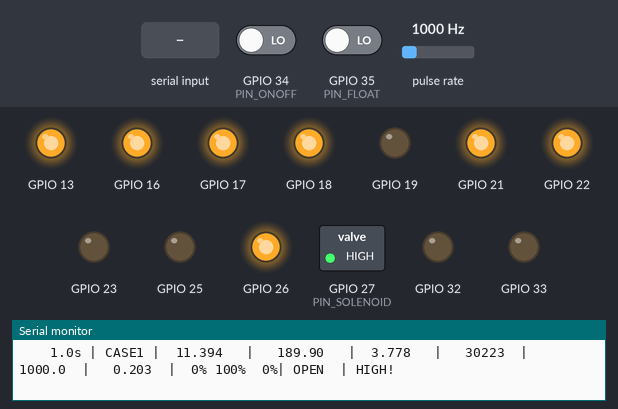
A sketch run on a simulated ESP32. Shown: switched loads named in the sketch (green lamp = pin HIGH), output pins drawn as LEDs (lit = HIGH), the last lines printed to the serial monitor. Wiring (inferred from the names in the program): pulse sensor: data GPIO 14. Inputs (shaded band) come from the test bench; at power-on: GPIO 35 (PIN_FLOAT) LOW, GPIO 34 (PIN_ONOFF) LOW, pulse rate 1000 Hz.

Above: at 1.2 s.
1.3 s: GPIO 35 (PIN_FLOAT) driven HIGH
At 4.1 s:
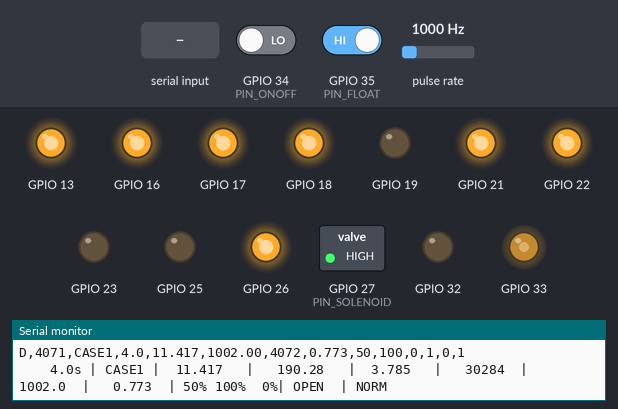
4.3 s: "STOP 1\n" received over Serial
At 4.8 s:
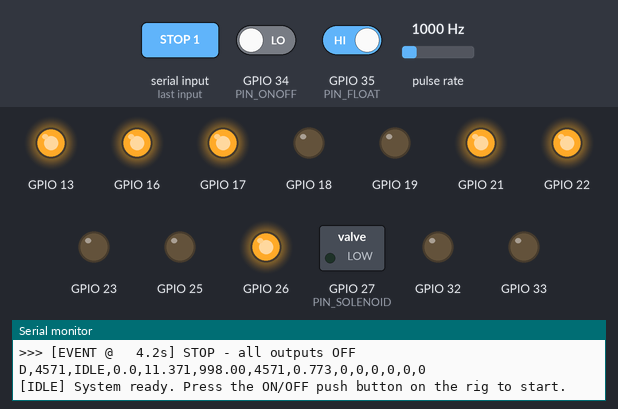
5.8 s: "START 1\n" received over Serial
At 7.3 s:
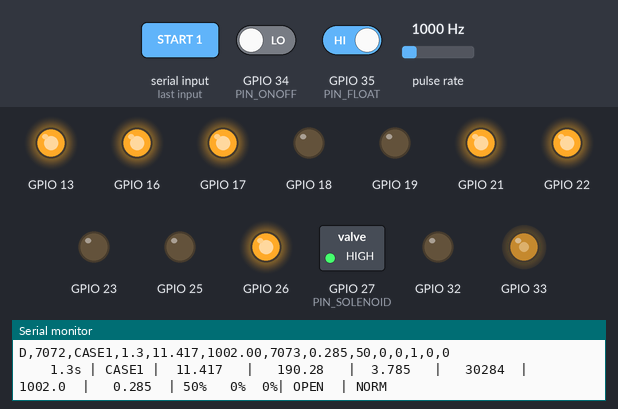
7.6 s: "FLUSH 1\n" received over Serial
At 13.8 s:
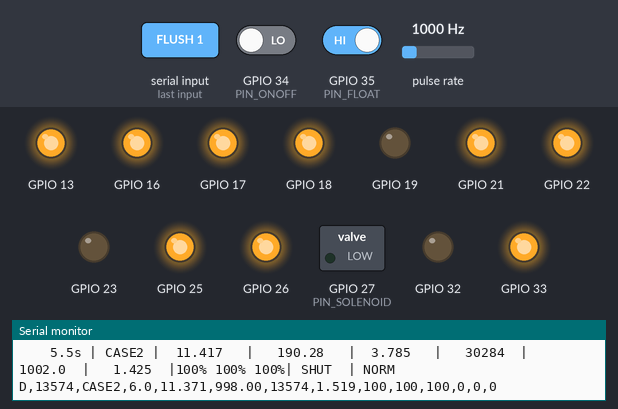
Timing chart, 0 to 15.1 s (numbered marks = the images above; inputs shaded):
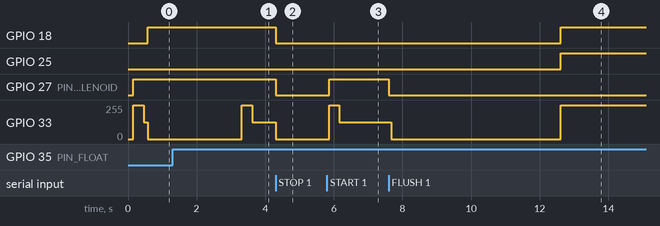

The sketch:

lam_stage2.ino
```cpp
/*
 * LAM Research Challenge 3.0 - Stage 2 Controller
 * Team Practical Engineering Challenge
 * Hardware: ESP32 NodeMCU-32S, Custom PCB, 3x BTS7960 Drivers, FT-01 Sensor, OV-01 Solenoid
 *
 * Operating Modes:
 *   Case 1: Process fluid transfer (P1=50%, P2=100%, OV-01 Open) with automatic sump level protection
 *   Case 2: Flush sequence (OV-01 Closed, P1=100%, P2=100%, P3=100%) -> Safe auto-shutdown at 55s
 *
 * Baud Rate: 115200 baud
 */

#include <Arduino.h>

#ifndef ESP_ARDUINO_VERSION_MAJOR
#define ESP_ARDUINO_VERSION_MAJOR 2
#endif

// Motor driver pins (BTS7960)
struct Pump {
  int lEn, rEn, rPwm, lPwm; // Driver pins
  int ch;                   // PWM channel (Core 2.x)
  int target;               // Target duty cycle (0-100%)
  unsigned long kickEnd;    // Startup kick timer
};

//                    L_EN  R_EN  R_PWM  L_PWM  ch  target  kickEnd
Pump P1 = {13, 26, 33, 32, 0, 0, 0}; // Pump-01: Process fluid from 10L tank
Pump P2 = {16, 17, 18, 19, 1, 0, 0}; // Pump-02: Recirculation from sump through FT-01
Pump P3 = {21, 22, 25, 23, 2, 0, 0}; // Pump-03: Flush fluid from 4.2L tank

// Sensors and actuators
const int PIN_SOLENOID = 27; // OV-01 Solenoid valve (HIGH = Open)
const int PIN_FLOAT    = 35; // Sump float switch (LOW = High liquid level)
const int PIN_ONOFF    = 34; // Rig push button switch (LOW = Pressed)
const int PIN_FLOW     = 14; // FT-01 Flow sensor pulse signal (Yellow wire)

const bool SOLENOID_ACTIVE_HIGH = true;
const int FLOAT_TRIGGERED_LEVEL = LOW;
const int ONOFF_ON_LEVEL        = LOW;

// Calibration and settings
// FT-01 Calibrated factor: 5266 pulses per Liter
float calA = 60.0 / 5266.0; // Q (L/min) = calA * frequency(Hz)
float calB = 0.0;

int cfgP1 = 50;       // Case 1 Pump-01 duty cycle: 50%
int cfgP2 = 100;      // Case 1 Pump-02 duty cycle: 100%
int cfgP3 = 100;      // Case 2 Pump-03 duty cycle: 100%
int cfgCase1 = 300;   // Max Case 1 timeout (5 minutes fallback)
float cfgEndQ = 0.10;
int cfgEndHold = 5;
int cfgMinFlush = 15;
int cfgFloatLow = 1;

// Timing parameters
const unsigned long KICK_MS              = 300;    // 300 ms kick at pump startup
const unsigned long SUMP_FILL_MS         = 60000;  // 60 s delay for P1 to fill sump before P2 starts
const unsigned long FLOAT_DEBOUNCE_HI_MS = 500;    // 500 ms debounce for float HIGH
const unsigned long FLOAT_DEBOUNCE_LO_MS = 2000;   // 2 s debounce to confirm sump level reduced
const unsigned long CASE2_DELAY_MS       = 120000; // 120 s countdown to Case 2 after P1 resumes

const unsigned long C2_VALVE_DELAY_MS    = 5000;   // 5 s valve settling delay before P3 starts
const unsigned long C2_P3_RUN_MS         = 55000;  // 55 s P3 flush duration (4.2L tank empty)
const unsigned long C2_SHUTDOWN_MS       = C2_VALVE_DELAY_MS + C2_P3_RUN_MS; // Total Case 2 time: 60 s

const int PWM_FREQ = 20000;
const int PWM_BITS = 8;
const unsigned long DATA_INTERVAL_MS = 500; // Dashboard telemetry every 500 ms

// State machine variables
enum State { ST_IDLE, ST_CASE1, ST_CASE2, ST_DONE, ST_MANUAL };
State state = ST_IDLE;
unsigned long stateStart = 0;

// Case 1 Tracking
bool p2Started = false;
bool floatTriggered = false;
unsigned long floatTriggeredAt = 0;
bool p1Restarted = false;
unsigned long p1RestartedAt = 0;
bool warned30s = false;

// Case 2 Tracking
bool c2P3Started = false;
bool c2ShutdownLogged = false;

// I/O Status
bool valveOpen = false;
bool levelHigh = false;
bool switchRun = false;
bool serialRun = false;

// Flow Measurement
volatile unsigned long totalPulses = 0;
volatile unsigned long lastPulseUs = 0;
unsigned long prevPulses = 0, lastTick = 0;
float flowHz = 0, flowLpm = 0, totalL = 0;

// Calibration Trial Variables (for 'TRIAL' command)
bool trialActive = false;
unsigned long trialP0 = 0;
unsigned long trialT0 = 0;

// Flow sensor interrupt (FT-01 on Pin 14)
void IRAM_ATTR countPulse() {
  unsigned long now = micros();
  if (now - lastPulseUs > 200) { // 200 µs debounce filter
    totalPulses++;
    lastPulseUs = now;
  }
}

// Helper functions
const char *stateStr() {
  switch (state) {
    case ST_IDLE:   return "IDLE";
    case ST_CASE1:  return "CASE1";
    case ST_CASE2:  return "CASE2";
    case ST_DONE:   return "DONE";
    case ST_MANUAL: return "MANUAL";
  }
  return "?";
}

void ev(const char *msg) {
  Serial.printf("E,%lu,%s\n", millis(), msg);
  float el = (state != ST_IDLE) ? (millis() - stateStart) / 1000.0 : 0.0;
  Serial.printf(">>> [EVENT @ %5.1fs] %s\n", el, msg);
}

void evf(const char *fmt, ...) {
  char buf[200];
  va_list args;
  va_start(args, fmt);
  vsnprintf(buf, sizeof(buf), fmt, args);
  va_end(args);
  Serial.printf("E,%lu,%s\n", millis(), buf);
  float el = (state != ST_IDLE) ? (millis() - stateStart) / 1000.0 : 0.0;
  Serial.printf(">>> [EVENT @ %5.1fs] %s\n", el, buf);
}

void sendConfig() {
  Serial.printf("C,%.6f,%.6f,%d,%d,%d,%d,%.2f,%d,%d,%d\n", calA, calB, cfgP1,
                cfgP2, cfgP3, cfgCase1, cfgEndQ, cfgEndHold, cfgMinFlush,
                cfgFloatLow);
}

void printSetupInfo() {
  Serial.println();
  Serial.println("--------------------------------------------------");
  Serial.println("  LAM Research Challenge 3.0 - Stage 2 Controller");
  Serial.println("--------------------------------------------------");
  Serial.printf ("  Calibration : Q = %.6f * f  (5266 pulses/L)\n", calA);
  Serial.println("  Flow Target : 3.0 L/min (Range: 1.0 - 6.0 L/min)");
  Serial.println("  Case 1: P1=50%, P2=100%, Sump protection 20s pause");
  Serial.println("  Case 2: P1/P2/P3=100%, 55s flush -> auto-shutdown");
  Serial.println("  Status: READY - Press ON/OFF push button to start");
  Serial.println("--------------------------------------------------");
  Serial.println();
}

// PWM and pump control
void pwmBegin(Pump &p) {
#if ESP_ARDUINO_VERSION_MAJOR >= 3
  ledcAttach(p.rPwm, PWM_FREQ, PWM_BITS);
#else
  ledcSetup(p.ch, PWM_FREQ, PWM_BITS);
  ledcAttachPin(p.rPwm, p.ch);
#endif
}

void pwmWrite(Pump &p, int duty) {
#if ESP_ARDUINO_VERSION_MAJOR >= 3
  ledcWrite(p.rPwm, duty);
#else
  ledcWrite(p.ch, duty);
#endif
}

void pumpInit(Pump &p) {
  if (p.rPwm < 0) return;
  pinMode(p.lEn, OUTPUT);
  pinMode(p.rEn, OUTPUT);
  pinMode(p.lPwm, OUTPUT);
  digitalWrite(p.lPwm, LOW); // Forward rotation only
  pwmBegin(p);
  pwmWrite(p, 0);            // Start OFF
  digitalWrite(p.lEn, HIGH);
  digitalWrite(p.rEn, HIGH);
}

void pumpSet(Pump &p, int pct) {
  pct = constrain(pct, 0, 100);
  if (pct > 0 && pct < 100 && p.target == 0) {
    p.kickEnd = millis() + KICK_MS;
  }
  p.target = pct;
}

void pumpApply(Pump &p) {
  if (p.rPwm < 0) return;
  bool kicking = p.target > 0 && (long)(p.kickEnd - millis()) > 0;
  pwmWrite(p, kicking ? 255 : (p.target * 255) / 100);
}

void valve(bool open) {
  valveOpen = open;
  if (PIN_SOLENOID >= 0) {
    digitalWrite(PIN_SOLENOID, (open == SOLENOID_ACTIVE_HIGH) ? HIGH : LOW);
  }
}

void allOff() {
  pumpSet(P1, 0);
  pumpSet(P2, 0);
  pumpSet(P3, 0);
  valve(false);
}

// Read ON/OFF push button (starts/stops sequence)
void updateSwitch() {
  if (PIN_ONOFF < 0) return;
  static bool lastRaw = false, stable = false;
  static unsigned long since = 0;
  bool pressed = (digitalRead(PIN_ONOFF) == ONOFF_ON_LEVEL);

  if (pressed != lastRaw) {
    lastRaw = pressed;
    since = millis();
  }
  if (pressed != stable && millis() - since >= 50) {
    stable = pressed;
    if (stable) {
      switchRun = !switchRun;
      ev(switchRun ? "BUTTON PRESSED: Sequence Started" : "BUTTON PRESSED: Sequence Stopped");
    }
  }
}

// Read sump float switch (protects against overflow)
void updateLevel() {
  if (PIN_FLOAT < 0) {
    levelHigh = false;
    return;
  }
  static bool lastRaw = false;
  static unsigned long rawSince = 0;
  bool raw = (digitalRead(PIN_FLOAT) == (cfgFloatLow ? LOW : HIGH));

  if (raw != lastRaw) {
    lastRaw = raw;
    rawSince = millis();
  }
  unsigned long need = raw ? FLOAT_DEBOUNCE_HI_MS : FLOAT_DEBOUNCE_LO_MS;
  if (raw != levelHigh && millis() - rawSince >= need) {
    bool prev = levelHigh;
    levelHigh = raw;
    if (levelHigh && !prev) {
      ev("FLOAT: Sump full - Pump-01 paused for 20s");
    }
    if (!levelHigh && prev) {
      ev("FLOAT: Sump level normal - Pump-01 resumed");
    }
  }
}

// Flow Telemetry Reporting
static int telemetryRowCount = 0;
static unsigned long lastSerialTelemetry = 0;
static unsigned long lastIdleStatus = 0;

void printTelemetryHeader() {
  Serial.println();
  Serial.println("----------------------------------------------------------------------------------------------------------");
  Serial.println(" TIME(s) | STATE | FLOW(L/m) | FLOW(mL/s) | VEL(m/s) | REYNOLDS | FREQ(Hz) | TOTAL(L) | P1  P2  P3 | OV-01 | FLOAT");
  Serial.println("----------------------------------------------------------------------------------------------------------");
}

void updateFlowAndSend() {
  unsigned long now = millis();
  if (now - lastTick < DATA_INTERVAL_MS) return;
  float dt = (now - lastTick) / 1000.0;
  lastTick = now;

  noInterrupts();
  unsigned long p = totalPulses;
  interrupts();
  unsigned long d = p - prevPulses;
  prevPulses = p;

  flowHz = d / dt;
  float q = calA * flowHz + calB;
  flowLpm = (d > 0 && q > 0) ? q : 0;

  // Totalize volume only while process runs
  if (state == ST_CASE1 || state == ST_CASE2) {
    totalL += flowLpm * dt / 60.0;
  }

  float elapsed = (state != ST_IDLE) ? (now - stateStart) / 1000.0 : 0;

  // 1. Dashboard data packet
  Serial.printf("D,%lu,%s,%.1f,%.3f,%.2f,%lu,%.3f,%d,%d,%d,%d,%d,%d\n", now,
                stateStr(), elapsed, flowLpm, flowHz, p, totalL, P1.target,
                P2.target, P3.target, valveOpen ? 1 : 0, levelHigh ? 1 : 0,
                switchRun ? 1 : 0);

  // 2. Serial Monitor telemetry table (every 1 second)
  if (state == ST_CASE1 || state == ST_CASE2 || state == ST_MANUAL) {
    if (now - lastSerialTelemetry >= 1000) {
      lastSerialTelemetry = now;
      if (telemetryRowCount % 15 == 0) {
        printTelemetryHeader();
      }
      telemetryRowCount++;

      float flowMls = flowLpm * 1000.0 / 60.0;
      float velocity = flowMls / 50.2655;  // 8 mm pipe diameter -> Area = 50.2655 mm²
      float reynolds = 8000.0 * velocity;  // Re = (rho * v * D) / mu = (1000 * v * 0.008) / 1e-3

      Serial.printf(" %6.1fs | %-5s |  %6.3f   |   %6.2f   |  %5.3f   |  %6.0f  |  %6.1f  |  %6.3f  |%3d%% %3d%% %2d%%| %-4s  | %-5s\n",
                    elapsed, stateStr(), flowLpm, flowMls, velocity, reynolds, flowHz, totalL,
                    P1.target, P2.target, P3.target,
                    valveOpen ? "OPEN" : "SHUT",
                    levelHigh ? "HIGH!" : "NORM");
    }
  } else if (state == ST_IDLE) {
    if (now - lastIdleStatus >= 4000) {
      lastIdleStatus = now;
      Serial.println("[IDLE] System ready. Press the ON/OFF push button on the rig to start.");
    }
  }
}

// State machine logic
void startCase1() {
  totalL = 0;
  p2Started = false;
  floatTriggered = false;
  floatTriggeredAt = 0;
  p1Restarted = false;
  p1RestartedAt = 0;
  warned30s = false;
  state = ST_CASE1;
  stateStart = millis();
  telemetryRowCount = 0;

  Serial.println();
  Serial.println(">>> -----------------------------------------------------------");
  Serial.println(">>> CASE 1: PROCESS FLUID TRANSFER & SUMP LEVEL PROTECTION");
  Serial.println(">>>         OV-01 Open, Pump-01 at 50%, filling sump (60 s)...");
  Serial.println(">>> -----------------------------------------------------------");
  printTelemetryHeader();

  ev("CASE 1 START: OV-01 open, Pump-01 50%, sump filling (60 s)...");
}

void startCase2() {
  c2ShutdownLogged = false;
  c2P3Started = false;
  state = ST_CASE2;
  stateStart = millis();
  telemetryRowCount = 0;
  valve(false); // Isolate 10L process tank immediately

  Serial.println();
  Serial.println(">>> -----------------------------------------------------------");
  Serial.println(">>> CASE 2: LINE FLUSH SEQUENCE & AUTO SHUTDOWN");
  Serial.println(">>>         Solenoid OV-01 CLOSED (10L process tank isolated)");
  Serial.println(">>>         Auto valve delay: 5 seconds before Pump-03 starts");
  Serial.printf (">>>         Pump-03 flush runs for %lu s -> Safe Shutdown\n", C2_P3_RUN_MS / 1000);
  Serial.println(">>> -----------------------------------------------------------");
  printTelemetryHeader();

  ev("CASE 2 START: OV-01 closed (10L tank isolated). 5 s delay before P3 starts.");
}

void systemDone(const char *reason) {
  allOff();
  state = ST_DONE;
  stateStart = millis();
  evf("SEQUENCE COMPLETE: %s. Total through FT-01: %.3f L", reason, totalL);

  Serial.println();
  Serial.println(">>> -----------------------------------------------------------");
  Serial.printf (">>> SEQUENCE COMPLETE: %s\n", reason);
  Serial.printf (">>> Total Fluid Measured through FT-01: %.3f L\n", totalL);
  Serial.println(">>> ALL PUMPS OFF | OV-01 CLOSED | SYSTEM SAFELY SHUT DOWN");
  Serial.println(">>> -----------------------------------------------------------");

  serialRun = false;
  switchRun = false;
}

void runControl() {
  bool runReq = switchRun || serialRun;
  unsigned long now = millis();

  switch (state) {

    case ST_IDLE:
      allOff();
      if (runReq) startCase1();
      break;

    case ST_CASE1: {
      if (!runReq) {
        allOff();
        state = ST_IDLE;
        ev("STOPPED by user");
        break;
      }

      valve(true); // OV-01 Open
      unsigned long elapsed = now - stateStart;

      // Phase A: Sump filling (P1 only, P2 waits 60s or until float HIGH)
      if (!p2Started) {
        if (elapsed >= SUMP_FILL_MS || levelHigh) {
          p2Started = true;
          ev(levelHigh ? "Pump-02 starts (sump level HIGH, ready)" : "Pump-02 starts (60 s fill delay complete)");
        }
      }

      // Step 1: Detect float switch HIGH -> stop Pump-01 while Pump-02 drains sump
      bool p1Active = false;
      if (levelHigh) {
        if (!floatTriggered) {
          floatTriggered = true;
          p1Restarted = false;
          ev("FLOAT HIGH: External fluid detected! Pump-01 STOPPED. Pump-02 draining sump at 100%...");
        }
        p1Active = false;
      }
      // Step 2: Fluid level has reduced in the sump (float sensor reading back to normal)
      else if (floatTriggered && !p1Restarted) {
        p1Restarted = true;
        p1RestartedAt = now;
        p1Active = true;
        ev("FLOAT CLEARED: Sump level reduced. Pump-01 RESUMED at 50%. Case 2 in 120 s.");
      }
      // Step 3: Normal operation (before trigger or after restart)
      else {
        p1Active = true;
      }

      pumpSet(P1, p1Active ? cfgP1 : 0);
      pumpSet(P2, p2Started ? cfgP2 : 0);
      pumpSet(P3, 0);

      // Step 4: Countdown to Case 2 (120 s after P1 resumes)
      if (p1Restarted) {
        unsigned long timeSinceRestart = now - p1RestartedAt;
        if (!warned30s && (timeSinceRestart >= CASE2_DELAY_MS - 30000)) {
          warned30s = true;
          ev("Case 2 in 30 seconds. Ensure flush line ball valve is OPEN!");
        }
        if (timeSinceRestart >= CASE2_DELAY_MS) {
          startCase2();
        }
      } else if (elapsed >= (unsigned long)cfgCase1 * 1000UL) {
        ev("Max Case 1 time reached - transitioning to Case 2");
        startCase2();
      }
      break;
    }

    case ST_CASE2: {
      if (!runReq) {
        allOff();
        state = ST_IDLE;
        ev("STOPPED by user");
        break;
      }

      valve(false); // OV-01 Closed (isolate 10L tank)
      unsigned long elapsed = now - stateStart;

      // Phase 1: 5 s settling delay
      if (elapsed < C2_VALVE_DELAY_MS) {
        pumpSet(P1, 0);
        pumpSet(P2, 0);
        pumpSet(P3, 0);
      }
      // Phase 2: All 3 pumps run at 100% for 55 s
      else if (elapsed < C2_SHUTDOWN_MS) {
        if (!c2P3Started) {
          c2P3Started = true;
          ev("5 s valve delay complete: Pump-03 STARTED at 100% (Flush underway)");
        }
        pumpSet(P1, 100);
        pumpSet(P2, 100);
        pumpSet(P3, 100);
      }
      // Phase 3: Flush finished -> Auto safe shutdown
      else {
        pumpSet(P1, 0);
        pumpSet(P2, 0);
        pumpSet(P3, 0);
        valve(false);

        if (!c2ShutdownLogged) {
          c2ShutdownLogged = true;
          Serial.println();
          Serial.println(">>> -----------------------------------------------------------");
          Serial.println(">>> Flush complete: 4.2L delivered in ~55s. System stopped.");
          Serial.println(">>> -----------------------------------------------------------");
          ev("Flush tank (4.2L) empty - whole system shut down");
        }
        systemDone("4.2L flush tank empty (55 s) - safe shutdown");
      }
      break;
    }

    case ST_DONE:
      allOff();
      if (!runReq) state = ST_IDLE;
      break;

    case ST_MANUAL:
      break;
  }
}

// Serial command handler
void handleSerial() {
  if (Serial.available() == 0) return;
  String raw = Serial.readStringUntil('\n');
  raw.trim();
  if (raw.length() == 0) return;

  String c = raw;
  c.toUpperCase();
  int sp1 = c.indexOf(' ');
  String cmd = (sp1 > 0) ? c.substring(0, sp1) : c;

  if (cmd == "START") {
    serialRun = true;
    if (state == ST_MANUAL || state == ST_DONE) {
      allOff();
      state = ST_IDLE;
    }
    ev("START requested");
  } else if (cmd == "STOP") {
    serialRun = false;
    switchRun = false;
    allOff();
    state = ST_DONE;
    ev("STOP - all outputs OFF");
  } else if (cmd == "FLUSH") {
    serialRun = true;
    if (state != ST_CASE2) startCase2();
  } else if (cmd == "RESETTOT") {
    totalL = 0;
    ev("Totalizer reset to 0");
  } else if (cmd == "PUMP") {
    if (state == ST_CASE1 || state == ST_CASE2) {
      ev("Cannot use manual pump while auto sequence is running. Press STOP first.");
      return;
    }
    if (state != ST_MANUAL) { allOff(); state = ST_MANUAL; }
    int n = c.substring(sp1 + 1, c.indexOf(' ', sp1 + 1)).toInt();
    int pct = c.substring(c.lastIndexOf(' ') + 1).toInt();
    if (n == 1) pumpSet(P1, pct);
    else if (n == 2) pumpSet(P2, pct);
    else if (n == 3) pumpSet(P3, pct);
    evf("Manual: Pump-%d set to %d%%", n, pct);
  } else if (cmd == "VALVE") {
    if (state == ST_CASE1 || state == ST_CASE2) return;
    if (state != ST_MANUAL) { allOff(); state = ST_MANUAL; }
    valve(c.substring(sp1 + 1).toInt() != 0);
    evf("Manual: valve %s", valveOpen ? "OPEN" : "CLOSED");
  } else if (cmd == "CAL") {
    int sp2 = raw.indexOf(' ', sp1 + 1);
    calA = raw.substring(sp1 + 1, sp2).toFloat();
    calB = raw.substring(sp2 + 1).toFloat();
    sendConfig();
    evf("Calibration saved: Q = %.6f * f + %.6f", calA, calB);
  } else if (cmd == "SET") {
    int sp2 = c.indexOf(' ', sp1 + 1);
    String key = c.substring(sp1 + 1, sp2);
    float val = c.substring(sp2 + 1).toFloat();
    if (key == "P1") cfgP1 = (int)val;
    else if (key == "P2") cfgP2 = (int)val;
    else if (key == "P3") cfgP3 = (int)val;
    else if (key == "CASE1") cfgCase1 = (int)val;
    sendConfig();
  } else if (cmd == "GETCFG") {
    sendConfig();
  } else if (cmd == "TRIAL") {
    String sub = c.substring(sp1 + 1);
    sub.trim();
    if (sub == "START") {
      noInterrupts();
      trialP0 = totalPulses;
      interrupts();
      trialT0 = millis();
      trialActive = true;
      ev("Calibration trial started - counting pulses...");
    } else if (sub == "STOP" && trialActive) {
      noInterrupts();
      unsigned long p = totalPulses;
      interrupts();
      unsigned long dn = p - trialP0;
      float dt = (millis() - trialT0) / 1000.0;
      trialActive = false;
      Serial.printf("T,%lu,%.3f\n", dn, dt);
      evf("Trial done: %lu pulses in %.3f s (f = %.2f Hz)", dn, dt, dt > 0 ? dn / dt : 0);
    }
  } else {
    ev("Unknown command. Use: START STOP FLUSH PUMP VALVE CAL SET GETCFG TRIAL RESETTOT");
  }
}

// Hardware setup
void setup() {
  Serial.begin(115200);
  Serial.setTimeout(10);

  pumpInit(P1);
  pumpInit(P2);
  pumpInit(P3);

  if (PIN_SOLENOID >= 0) {
    pinMode(PIN_SOLENOID, OUTPUT);
    valve(false);
  }
  if (PIN_FLOAT >= 0) {
    pinMode(PIN_FLOAT, INPUT);
  }
  if (PIN_ONOFF >= 0) {
    pinMode(PIN_ONOFF, INPUT);
  }

  pinMode(PIN_FLOW, INPUT_PULLUP);
  attachInterrupt(digitalPinToInterrupt(PIN_FLOW), countPulse, RISING);

  printSetupInfo();
  sendConfig();
  lastTick = millis();
}

// Main loop
void loop() {
  handleSerial();
  updateSwitch();
  updateLevel();
  runControl();
  pumpApply(P1);
  pumpApply(P2);
  pumpApply(P3);
  updateFlowAndSend();
}
```

Measured:
- after the input at 1.3 s, GPIO 33: 0/255 → 255/255 after 2.0 s, → 127/255 0.30 s later
- after the input at 4.3 s, GPIO 18, GPIO 27 (PIN_SOLENOID): HIGH → LOW at once; GPIO 33: 127/255 → 0/255 at once
- after the input at 5.8 s, GPIO 27 (PIN_SOLENOID): LOW → HIGH after 0.06 s; GPIO 33: 0/255 → 255/255 after 0.06 s, → 127/255 0.30 s later
- after the input at 7.6 s, GPIO 18, GPIO 25: LOW → HIGH after 5.0 s; GPIO 27 (PIN_SOLENOID): HIGH → LOW at once; GPIO 33: 127/255 → 0/255 after 0.07 s, → 255/255 4.9 s later
